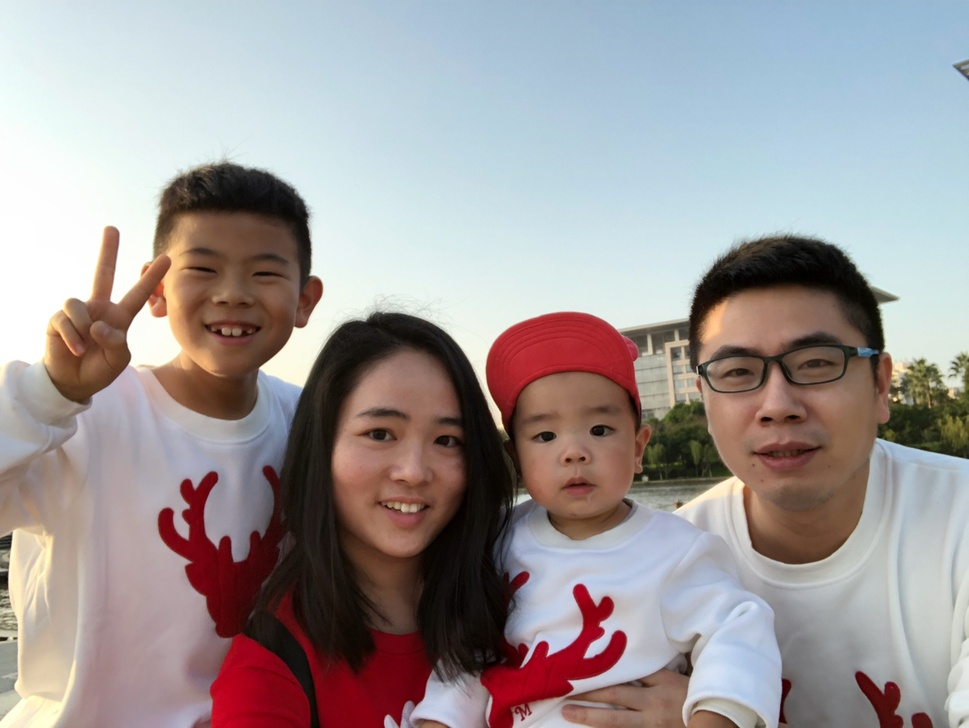
#> input picture 人脸检测与人脸识别/face detection/people.jpg, 969 x 728 px, shrunk from 1280 x 961 before the run
$ python 2.2face_nose_detector.py
#> lines starting #> are read from the running program, lines starting #| are printed output that depends on the picture; after the words box and inside, x2 and y2 are one past the last pixel; in counts of white or black regions, pixels touching at a corner belong together
import numpy as np
import cv2 as cv
face_cascade = cv.CascadeClassifier('cascade_files/haarcascade_frontalface_alt.xml')
nose_cascade = cv.CascadeClassifier('cascade_files/haarcascade_mcs_nose.xml')
img = cv.imread('people.jpg')
#> img is the input picture: shape (728, 969, 3); mean B, G, R 152, 151.6, 159.1
gray = cv.cvtColor(img, cv.COLOR_BGR2GRAY)
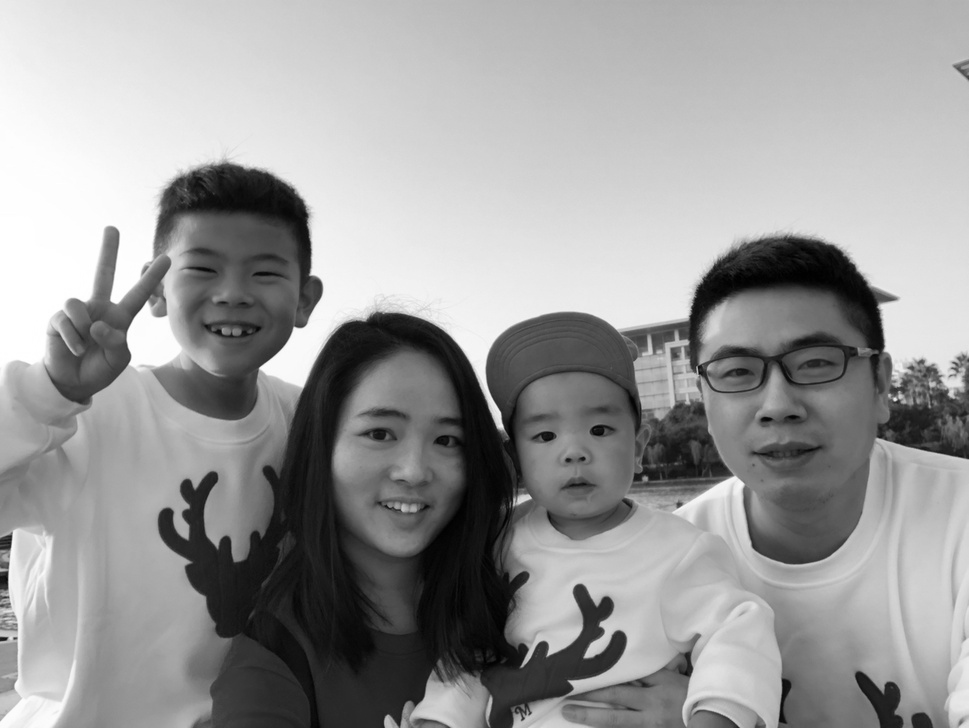
#> gray: shape (728, 969); min 0, max 255, mean 153.9

faces = face_cascade.detectMultiScale(gray, 1.3, 5)
#> faces = [[165, 214, 142, 142], [502, 374, 140, 140], [321, 370, 171, 171], [675, 290, 207, 207]]
for (x,y,w,h) in faces:
    cv.rectangle(img,(x,y),(x+w,y+h),(255,0,0),2)
    roi_gray = gray[y:y+h, x:x+w]
    roi_color = img[y:y+h, x:x+w]
    noses = nose_cascade.detectMultiScale(roi_gray,1.3,5)
    for (ex,ey,ew,eh) in noses:
        cv.rectangle(roi_color,(ex,ey),(ex+ew,ey+eh),(0,255,0),2)
#> this loop made 4 passes
#> (x, y, w, h, noses) on passes 1 to 4: (165, 214, 142, 142, [[43, 66, 48, 40]]), (502, 374, 140, 140, [[50, 65, 43, 36]]), (321, 370, 171, 171, [[63, 85, 54, 45], [107, 25, 47, 39], [28, 20, 51, 43]]), (675, 290, 207, 207, [[73, 101, 57, 48]])
#> pass 1, `roi_gray = gray[y:y+h, x:x+w]`:
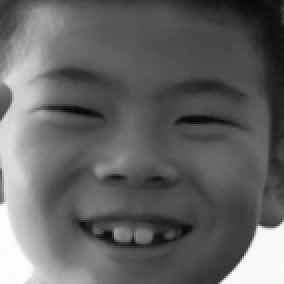
#> roi_gray: shape (142, 142) (shown 2 times larger); min 4, max 254, mean 99.5
#> pass 1, `roi_color = img[y:y+h, x:x+w]`:
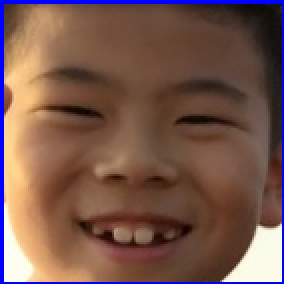
#> roi_color: shape (142, 142, 3) (shown 2 times larger); mean B, G, R 77.5, 87.3, 119.7
#> pass 2, `roi_color = img[y:y+h, x:x+w]`:
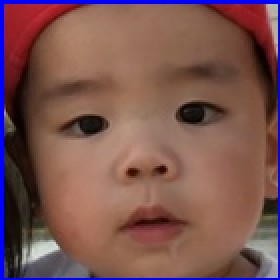
#> roi_color: shape (140, 140, 3) (shown 2 times larger); mean B, G, R 80.9, 84.7, 122.6
#> after the loop:
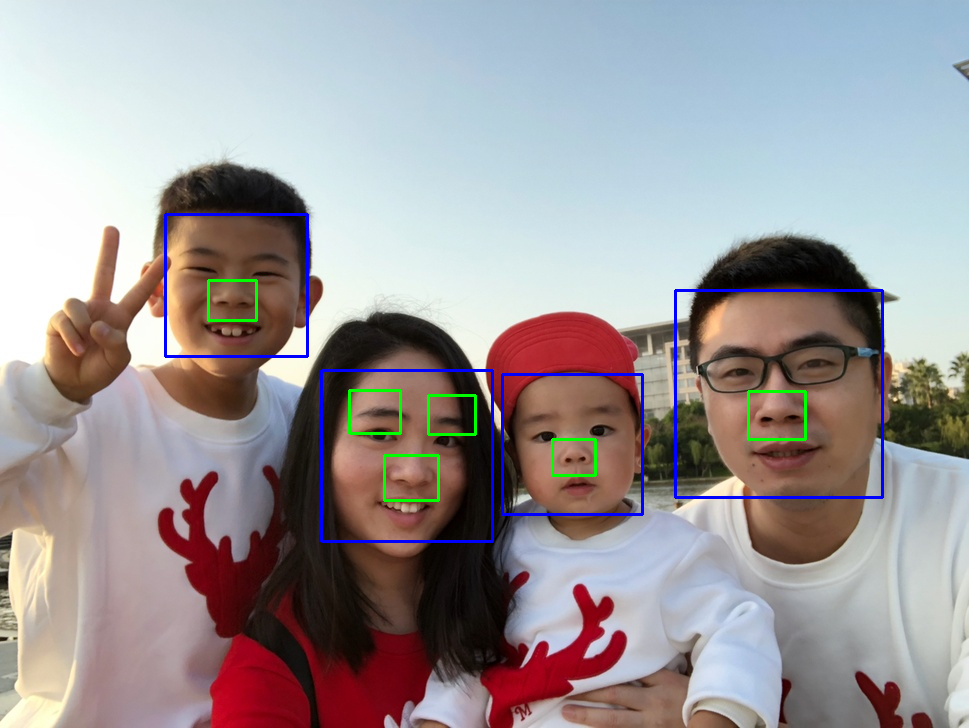
#> img: shape (728, 969, 3); 1.59% of pixels changed, all inside (x1, y1, x2, y2) = (164, 213, 884, 543)
#> after the loop:
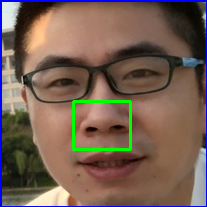
#> roi_color: shape (207, 207, 3); mean B, G, R 83.3, 95.6, 117.4
#> after the loop:
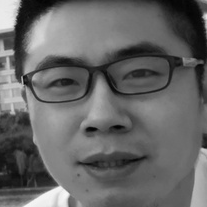
#> roi_gray: shape (207, 207); min 3, max 248, mean 102.3


cv.imshow('img',img)
cv.waitKey(0)
cv.destroyAllWindows()
